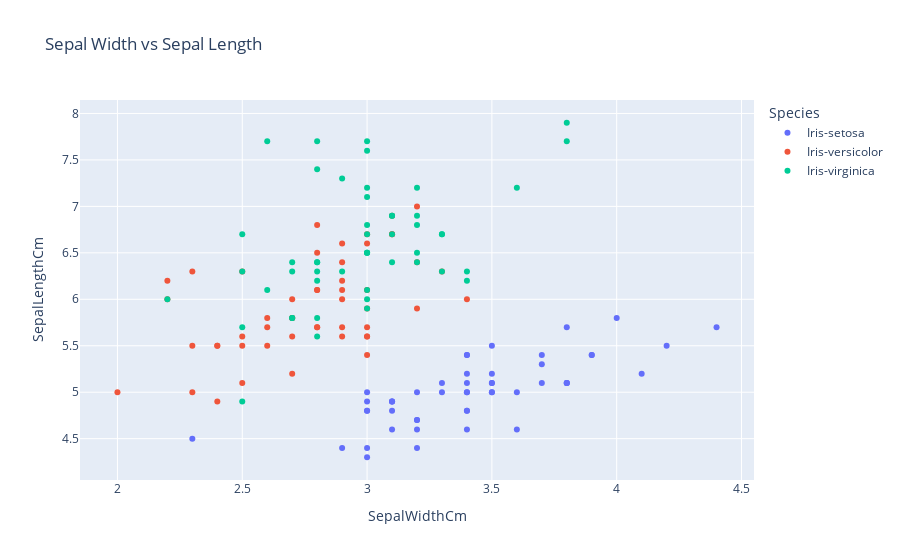

The code cell stored with this chart in its notebook:
### Code cell
import plotly.express as px

fig = px.scatter(
    df,
    x="SepalWidthCm",
    y="SepalLengthCm",
    color="Species",
    title="Sepal Width vs Sepal Length"
)
fig.show()

### Figure 1 — Plotly figure (JSON) as saved in the notebook; plotly's stock layout.template omitted (floating-point values rounded to 4 significant figures)
{"data": [{"hovertemplate": "Species=Iris-setosa<br>SepalWidthCm=%{x}<br>SepalLengthCm=%{y}<extra></extra>", "legendgroup": "Iris-setosa", "marker": {"color": "#636efa", "symbol": "circle"}, "mode": "markers", "name": "Iris-setosa", "orientation": "v", "showlegend": true, "type": "scatter", "x": [3.5, 3.0, 3.2, 3.1, 3.6, 3.9, 3.4, 3.4, 2.9, 3.1, 3.7, 3.4, 3.0, 3.0, 4.0, 4.4, 3.9, 3.5, 3.8, 3.8, 3.4, 3.7, 3.6, 3.3, 3.4, 3.0, 3.4, 3.5, 3.4, 3.2, 3.1, 3.4, 4.1, 4.2, 3.1, 3.2, 3.5, 3.1, 3.0, 3.4, 3.5, 2.3, 3.2, 3.5, 3.8, 3.0, 3.8, 3.2, 3.7, 3.3], "xaxis": "x", "y": [5.1, 4.9, 4.7, 4.6, 5.0, 5.4, 4.6, 5.0, 4.4, 4.9, 5.4, 4.8, 4.8, 4.3, 5.8, 5.7, 5.4, 5.1, 5.7, 5.1, 5.4, 5.1, 4.6, 5.1, 4.8, 5.0, 5.0, 5.2, 5.2, 4.7, 4.8, 5.4, 5.2, 5.5, 4.9, 5.0, 5.5, 4.9, 4.4, 5.1, 5.0, 4.5, 4.4, 5.0, 5.1, 4.8, 5.1, 4.6, 5.3, 5.0], "yaxis": "y"}, {"hovertemplate": "Species=Iris-versicolor<br>SepalWidthCm=%{x}<br>SepalLengthCm=%{y}<extra></extra>", "legendgroup": "Iris-versicolor", "marker": {"color": "#EF553B", "symbol": "circle"}, "mode": "markers", "name": "Iris-versicolor", "orientation": "v", "showlegend": true, "type": "scatter", "x": [3.2, 3.2, 3.1, 2.3, 2.8, 2.8, 3.3, 2.4, 2.9, 2.7, 2.0, 3.0, 2.2, 2.9, 2.9, 3.1, 3.0, 2.7, 2.2, 2.5, 3.2, 2.8, 2.5, 2.8, 2.9, 3.0, 2.8, 3.0, 2.9, 2.6, 2.4, 2.4, 2.7, 2.7, 3.0, 3.4, 3.1, 2.3, 3.0, 2.5, 2.6, 3.0, 2.6, 2.3, 2.7, 3.0, 2.9, 2.9, 2.5, 2.8], "xaxis": "x", "y": [7.0, 6.4, 6.9, 5.5, 6.5, 5.7, 6.3, 4.9, 6.6, 5.2, 5.0, 5.9, 6.0, 6.1, 5.6, 6.7, 5.6, 5.8, 6.2, 5.6, 5.9, 6.1, 6.3, 6.1, 6.4, 6.6, 6.8, 6.7, 6.0, 5.7, 5.5, 5.5, 5.8, 6.0, 5.4, 6.0, 6.7, 6.3, 5.6, 5.5, 5.5, 6.1, 5.8, 5.0, 5.6, 5.7, 5.7, 6.2, 5.1, 5.7], "yaxis": "y"}, {"hovertemplate": "Species=Iris-virginica<br>SepalWidthCm=%{x}<br>SepalLengthCm=%{y}<extra></extra>", "legendgroup": "Iris-virginica", "marker": {"color": "#00cc96", "symbol": "circle"}, "mode": "markers", "name": "Iris-virginica", "orientation": "v", "showlegend": true, "type": "scatter", "x": [3.3, 2.7, 3.0, 2.9, 3.0, 3.0, 2.5, 2.9, 2.5, 3.6, 3.2, 2.7, 3.0, 2.5, 2.8, 3.2, 3.0, 3.8, 2.6, 2.2, 3.2, 2.8, 2.8, 2.7, 3.3, 3.2, 2.8, 3.0, 2.8, 3.0, 2.8, 3.8, 2.8, 2.8, 2.6, 3.0, 3.4, 3.1, 3.0, 3.1, 3.1, 3.1, 2.7, 3.2, 3.3, 3.0, 2.5, 3.0, 3.4, 3.0], "xaxis": "x", "y": [6.3, 5.8, 7.1, 6.3, 6.5, 7.6, 4.9, 7.3, 6.7, 7.2, 6.5, 6.4, 6.8, 5.7, 5.8, 6.4, 6.5, 7.7, 7.7, 6.0, 6.9, 5.6, 7.7, 6.3, 6.7, 7.2, 6.2, 6.1, 6.4, 7.2, 7.4, 7.9, 6.4, 6.3, 6.1, 7.7, 6.3, 6.4, 6.0, 6.9, 6.7, 6.9, 5.8, 6.8, 6.7, 6.7, 6.3, 6.5, 6.2, 5.9], "yaxis": "y"}], "layout": {"legend": {"title": {"text": "Species"}, "tracegroupgap": 0}, "title": {"text": "Sepal Width vs Sepal Length"}, "xaxis": {"anchor": "y", "domain": [0, 1], "title": {"text": "SepalWidthCm"}}, "yaxis": {"anchor": "x", "domain": [0, 1], "title": {"text": "SepalLengthCm"}}}}
